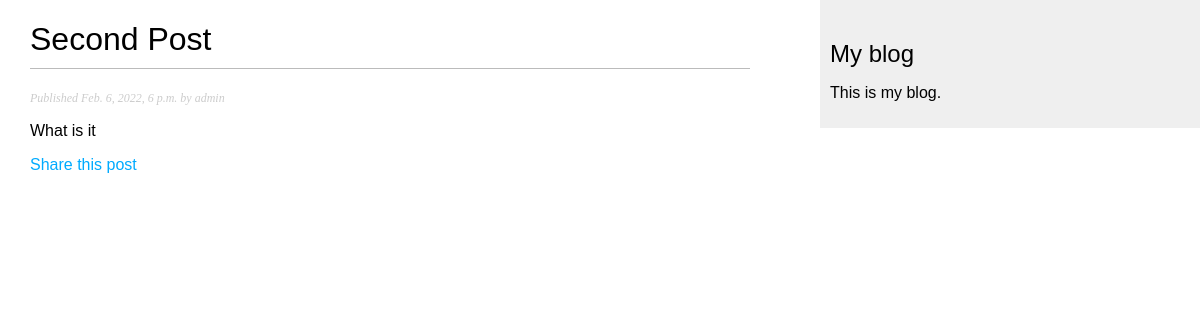
The app's page /blog/2022/2/6/second-post with its own data.
### blog/models.py (models this page shows, shortened)
class Post(models.Model):
	STATUS_CHOICES = (
		('draft', 'Draft'),
		('published', 'Published')
	)
	title = models.CharField(max_length=255)
	slug = models.SlugField(max_length=250, unique_for_date='publish')
	author = models.ForeignKey(
		User,
		on_delete=models.CASCADE,
		related_name='blog_posts'
	)
	body = models.TextField()
	publish = models.DateTimeField(default=timezone.now)
	created = models.DateTimeField(auto_now_add=True)
	updated = models.DateTimeField(auto_now=True)
	status = models.CharField(
		max_length=10,
		choices=STATUS_CHOICES,
		default='draft'
	)
	objects = models.Manager()
	published = PublishedManager()
	class Meta:
		ordering = ('-publish',)

### blog/views.py (the view)
# urls.py: path('<int:year>/<int:month>/<int:day>/<slug:post>', views.post_detail,
def post_detail(request, year, month, day, post):
	post = get_object_or_404(
		Post,
		slug=post,
		status='published',
		publish__year=year,
		publish__month=month,
		publish__day=day
	)
	return render(request, 'blog/post/detail.html', {'post': post})

### blog/templates/blog/post/detail.html (shortened to what this page needs)
{% extends "blog/base.html" %}
{% block content %}
    <h1>{{ post.title }}</h1>
    <p class="date">
        Published {{ post.publish }} by {{ post.author }}
    </p>
    {{ post.body|linebreaks }}
    <p>
        <a href="{% url 'blog:post_share' post.id %}">
        Share this post
        </a>
    </p>
{% endblock %}

### blog/static/css/blog.css (style rules this page uses)
body { margin:0; padding:0; font-family:helvetica, sans-serif; }
a { color:#00abff; text-decoration:none; }
h1 { font-weight:normal; border-bottom:1px solid #bbb; padding:0 0 10px 0; }
p.date { color:#ccc; font-family: georgia, serif; font-size: 12px; font-style: italic; }

### records on screen
Post: title "Second Post", publish "Feb. 6, 2022, 6 p.m.", author "admin", body "What is it"
